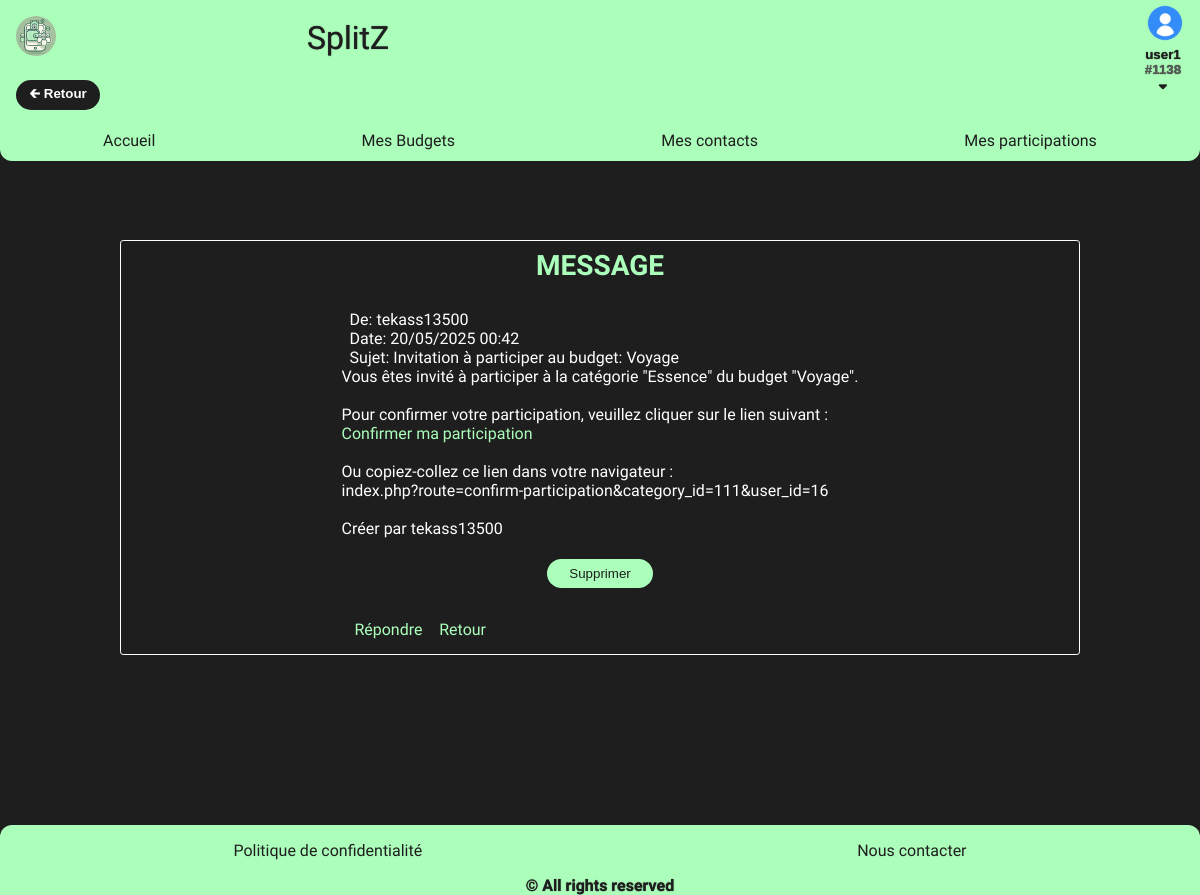
The page /index.php?route=view-message&id=128 (signed in) on the database its author committed.
### tables this page shows
CREATE TABLE IF NOT EXISTS `users` (
  `id` int NOT NULL AUTO_INCREMENT,
  `username` varchar(100) NOT NULL,
  `password` varchar(100) NOT NULL,
  `email` varchar(100) NOT NULL,
  `role` varchar(100) DEFAULT 'USER',
  `created_at` timestamp NOT NULL DEFAULT CURRENT_TIMESTAMP,
  `unique_id` int NOT NULL,
  PRIMARY KEY (`id`),
  UNIQUE KEY `email` (`email`),
  UNIQUE KEY `username` (`username`),
  KEY `unique_id` (`unique_id`) USING BTREE
);

CREATE TABLE IF NOT EXISTS `messages` (
  `id` int NOT NULL AUTO_INCREMENT,
  `sender_id` int NOT NULL,
  `recipient_id` int NOT NULL,
  `subject` varchar(255) NOT NULL,
  `content` text NOT NULL,
  `is_read` tinyint(1) DEFAULT '0',
  `created_at` datetime DEFAULT CURRENT_TIMESTAMP,
  PRIMARY KEY (`id`),
  KEY `sender_id` (`sender_id`),
  KEY `recipient_id` (`recipient_id`)
);

### controllers/AbstractController.php (called while the page is built, shortened)
<?php
abstract class AbstractController
{
    protected function render(string $template, array $data): void
    {
        require "templates/layout.phtml";
    }
}

### controllers/MessageController.php (called while the page is built, shortened)
<?php
class MessageController extends AbstractController
{
    public function viewMessage(): void
    {
        $messageId = (int)$_GET['id'];
        $messageManager = new MessageManager();
        $message = $messageManager->getMessage($messageId);
        $userManager = new UserManager();
        $sender = $userManager->findById($message->getSenderId());
        $this->render("view-message", [
            'message' => $message,
            'sender' => $sender,
            'csrf_token' => $_SESSION['csrf_token']
        ]);
    }
}

### index.php (called while the page is built, shortened)
<?php
$router = new Router();
$router->handleRequest($_GET);

### managers/AbstractManager.php (called while the page is built, shortened)
<?php
abstract class AbstractManager
{
    public function __construct()
    {
        $dotenv = Dotenv::createImmutable(__DIR__ . '/../');
        $this->db = new PDO(
            'mysql:host=' . $_ENV['DB_HOST'] . ';dbname=' . $_ENV['DB_NAME'],
            $_ENV['DB_USERNAME'],
            $_ENV['DB_PASSWORD']
        );
    }
}

### managers/MessageManager.php (called while the page is built, shortened)
<?php
class MessageManager extends AbstractManager
{
    public function getMessage(int $messageId): ?Message
    {
        $query = $this->db->prepare('SELECT * FROM messages WHERE id = :id');
        $parameters = [':id' => $messageId];
        $query->execute($parameters);
        $data = $query->fetch(PDO::FETCH_ASSOC);
        if ($data) {
            $message = new Message(
                $data['sender_id'],
                $data['recipient_id'],
                $data['subject'],
                $data['content'],
                (bool)$data['is_read'],
                $data['created_at']
            );
            $message->setId($data['id']);
            return $message;
        }
        return null;
    }
}

### models/Message.php (called while the page is built, shortened)
<?php
class Message
{
    private ?int $id = null;
    private int $senderId;
    private string $subject;
    private string $content;
    private string $createdAt;
    public function __construct(int $senderId = 0, int $recipientId = 0, string $subject = '', string $content = '', bool $isRead = false, string $createdAt = '')
    {
        $this->senderId = $senderId;
        $this->subject = $subject;
        $this->content = $content;
        $this->createdAt = $createdAt;
    }
    public function getId(): ?int
    {
        return $this->id;
    }
    public function getSenderId(): int
    {
        return $this->senderId;
    }
    public function getSubject(): string
    {
        return $this->subject;
    }
    public function getContent(): string
    {
        return $this->content;
    }
    public function getCreatedAt(): string
    {
        return $this->createdAt;
    }
    public function setId(int $id): void
    {
        $this->id = $id;
    }
}

### managers/UserManager.php (called while the page is built, shortened)
<?php
class UserManager extends AbstractManager
{
    public function findById(int $id): ?User
    {
        $query = $this->db->prepare('SELECT * FROM users WHERE id = :id');
        $parameters = [':id' => $id];
        $query->execute($parameters);
        $data = $query->fetch(PDO::FETCH_ASSOC);
        if ($data) {
            $user = new User(
                $data["username"],
                $data["email"],
                $data["password"],
                $data["role"],
                $data["created_at"],
            );
            $this->db->lastInsertId();
            $user->setId($data["id"]);
            $user->setUniqueId($data["unique_id"]);
            return $user;
        } else {
            return null;
        }
    }
}

### models/User.php (called while the page is built, shortened)
<?php
class User
{
    public function __construct(private ?string $username = "", private ?string $email = "", private ?string $password = "", private ?string $role = "USER")
    {
        $this->username = $username;
    }
    public function getUserName(): string
    {
        return $this->username;
    }
}

### templates/view-message.phtml (the view, shortened to what this page needs)
<section>
    <h1>Message</h1>
    <div class="message-header">
        <div class="message-meta">
            <p>De: <?= htmlspecialchars($sender->getUserName()) ?></p>
            <p>Date: <?= (new DateTime($message->getCreatedAt()))->format('d/m/Y H:i') ?></p>
            <p>Sujet: <?= htmlspecialchars($message->getSubject()) ?></p>
        </div>
        <div class="message-content">
            <?= nl2br($message->getContent()) ?>
        </div>
        <div class="message-actions">
            <form action="index.php?route=delete-message&id=<?= $message->getId() ?>" method="post" class="delete-form">
                <button type="submit" class="button">Supprimer</button>
            </form>
            <a href="index.php?route=compose-message&reply_to=<?= $message->getId() ?>" class="btn btn-primary">Répondre</a>
            <a href="index.php?route=inbox" class="btn btn-secondary">Retour</a>
        </div>
    </div>
</section>

### assets/styles/css/style.css (style rules this page uses)
body { background-color: #1E1E1E; color: #FFF; width: 100%; padding: 30vh 0; font-family: "Zain", sans-serif; font-weight: 300; font-style: normal; }
h1 { font-size: 1.5rem; }
section { display: flex; flex-direction: column; justify-content: center; align-items: center; width: 80%; height: auto; margin: auto; border: 1px solid #FFF; border-radius: 0.2em; padding: 0.5em; }
form { display: flex; flex-direction: column; justify-content: center; align-items: center; align-items: center; padding: 0.5em; }
html { scroll-behavior: smooth; }
* { box-sizing: border-box; margin: 0; padding: 0; }
body { font-size: 16px; }
h1, h2, h3 { text-align: center; width: 100%; text-transform: uppercase; }
h1 { font-size: 1.75rem; }
a { text-decoration: none; color: #ACFFBB; }
.button { background-color: #ACFFBB; white-space: nowrap; color: #1E1E1E; border: none; border-radius: 2em; margin: 1em auto; min-width: 8em; padding: 0.5em; }
h1 { margin-bottom: 1em; }
.button { display: flex; flex-direction: row; justify-content: center; align-items: center; gap: 0.2em; }
.btn.btn-primary { display: block; width: 100%; padding: 0.6em; text-align: center; margin-top: 0.3em; }
@media screen and (min-width: 800px) { .btn.btn-primary { display: inline-block; width: auto; padding: 0.4em 0.8em; } }
section h1 { color: #ACFFBB; }
section p { padding: 0 0.5em; }

### rows shown on the page
users: username "tekass13500"
messages: created_at "20/05/2025 00:42", subject "Invitation à participer au budget: Voyage", content "Vous êtes invité à participer à la catégorie \"Essence\" du budget \"Voyage\". Pour confirmer votre participation, veuillez cliquer sur le lien suivant : Confirmer ma participation Ou copiez-collez ce lien dans votre navigateur : index.php?route=confirm-participation&category_id=111&user_id=16 Créer par tekass13500"

### other values the page prints
$_SESSION['username'] "user1"
$_SESSION['unique_id'] "1138"
